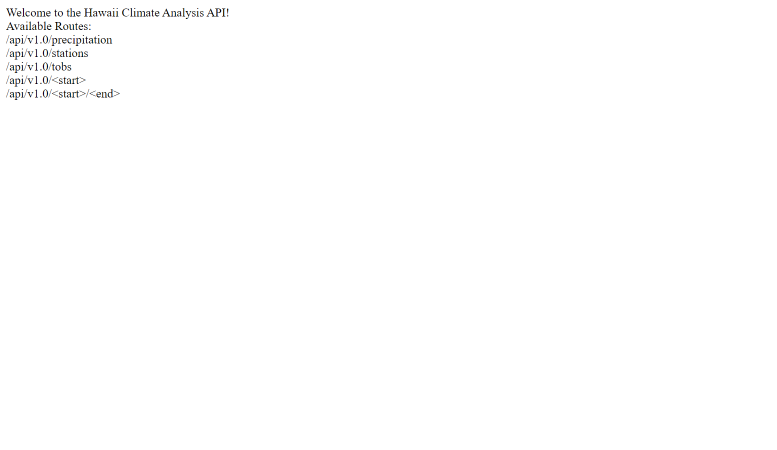
#> input picture SurfsUp/Images/flask_screenshot.png, 1554 x 900 px (shown at 1/2 size)
$ jupyter execute --allow-errors flask_image_code.ipynb
#> lines starting #> are read from the running program, lines starting #| are printed output that depends on the picture
[cell 1]
import time
from selenium import webdriver
from selenium.webdriver.chrome.service import Service
from selenium.webdriver.common.action_chains import ActionChains
from webdriver_manager.chrome import ChromeDriverManager
from IPython.display import Image
import os
from PIL import Image

#> (a cell that did not finish here is left out)

[cell 3]
#Set up the folder name and file path for saving the image:
folder_name = "Images"
os.makedirs(folder_name, exist_ok=True)  # Create the folder if it doesn't exist
file_path = os.path.join(folder_name, "flask_screenshot.png")  # Specify the file name and extension

# Replace 'http://localhost:5000' with the URL of your Flask app
#> (the rest of this cell did not finish here and is left out)

[cell 4]
# Open the screenshot image using PIL
image = Image.open(file_path)
#> image is the input picture: PIL image 1554x900 RGBA; mean R, G, B, A 254.1, 254.1, 254.1, 255

# Get the width and height of the image
width, height = image.size
#> width = 1554; height = 900

# Define the cropped region (adjust the values as needed)
crop_region = (0, 0, width - 800, height - 700)  # Crop pixels from the bottom and from the side
#> crop_region = (0, 0, 754, 200)

# Crop the image
cropped_image = image.crop(crop_region)
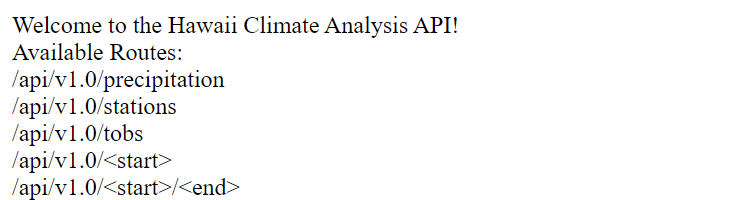
#> cropped_image: PIL image 754x200 RGBA; mean R, G, B, A 246.2, 246.2, 246.2, 255

# Save the cropped image
cropped_file_path = os.path.join(folder_name, "flask_screenshot_cropped.png")
cropped_image.save(cropped_file_path)

#View the cropped image
cropped_file = Image.open(cropped_file_path)
width, height = cropped_file.size
#> width = 754; height = 200

cropped_file.size
#> Out = (754, 200)
